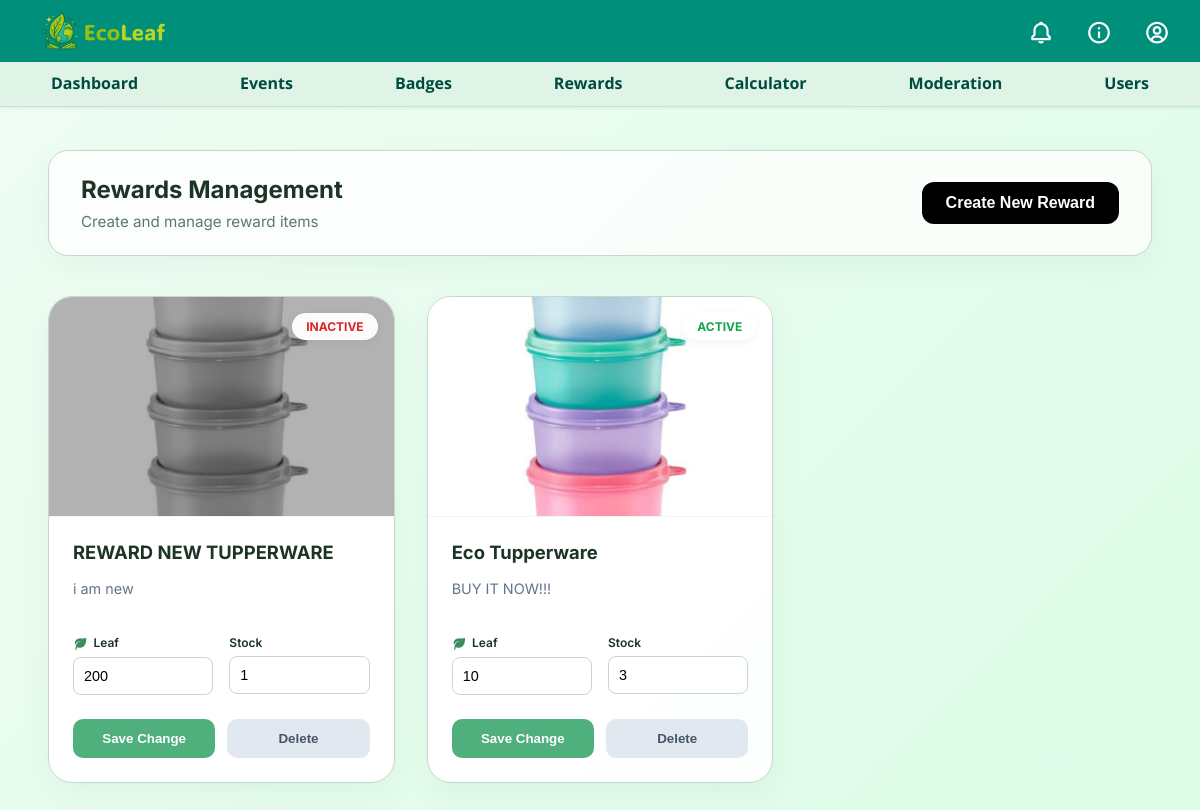
The app's page /admin/rewards_management.php (signed in) with its own data.
### tables this page shows
CREATE TABLE IF NOT EXISTS `rewarditem` (
  `rewardId` int NOT NULL AUTO_INCREMENT,
  `name` varchar(255) NOT NULL,
  `description` text NOT NULL,
  `pointsRequired` int NOT NULL,
  `quantity` int NOT NULL,
  `imageFile` varchar(100) NOT NULL,
  `status` varchar(20) NOT NULL,
  `adminId` int NOT NULL,
  PRIMARY KEY (`rewardId`),
  KEY `adminId` (`adminId`)
);

### admin/rewards_management.php (the view, shortened to what this page needs)
<?php
include_once("../topbar.php");
$sql = "SELECT * FROM rewarditem ORDER BY rewardId DESC";
$result = $conn->query($sql);
?>
<!DOCTYPE html>
<html lang="en">
<head>
    <link rel="stylesheet" href="../assets/css/dashboard.css">
    <link rel="stylesheet" href="../assets/css/reward.css">
    <link rel='stylesheet' href='https://unpkg.com/boxicons@2.1.4/css/boxicons.min.css'>
</head>
<body>
    <div class="dashboard-container">
        <div class="page-header-block">
            <div class="header-text">
                <h1>Rewards Management</h1>
                <p>Create and manage reward items</p>
            </div>
            <button class="btn-create" onclick="openModal()">Create New Reward</button>
        </div>
        <div class="rewards-grid">
            <?php if ($result && $result->num_rows > 0): ?>
            <?php while ($row = $result->fetch_assoc()): ?>
            <form class="reward-card" method="POST" action="../backend/reward_update.php" enctype="multipart/form-data">
                <div class="card-image-wrapper <?= $row['status'] === 'inactive' ? 'is-inactive' : '' ?>">
                    <span class="status-badge <?= $row['status'] === 'active' ? 'status-active' : 'status-inactive' ?>">
                        <?= ucfirst($row['status']) ?>
                    </span>
                    <?php if (!empty($row['imageFile'])): ?>
                    <img src="../admin/image/<?= htmlspecialchars($row['imageFile']) ?>" alt="Reward Image">
                    <?php else: ?>
                    <img src="../assets/image/EcoLeaf.png" alt="Default Reward">
                    <?php endif; ?>
                </div>
                <div class="card-content">
                    <h3 class="card-title"><?= htmlspecialchars($row['name']) ?></h3>
                    <p class="card-desc"><?= htmlspecialchars($row['description']) ?></p>
                    <div class="card-inputs-row">
                        <div class="input-group-small">
                            <label><i class="bx bxs-leaf"></i>Leaf</label>
                            <input type="number" name="pointsRequired" value="<?= $row['pointsRequired'] ?>">
                        </div>
                        <div class="input-group-small">
                            <label>Stock</label>
                            <input type="number" name="quantity" value="<?= $row['quantity'] ?>">
                        </div>
                    </div>
                    <div class="card-actions">
                        <button type="submit" name="action" value="update" class="btn-save-card">Save Change</button>
                        <button type="submit" name="action" value="delete" class="btn-delete-card"
                            onclick="return confirm('Delete this reward?');">Delete</button>
                    </div>
                </div>
            </form>
            <?php endwhile; ?>
            <?php else: ?>
            <p class="no-rewards">
                No rewards found.
            </p>
            <?php endif; ?>
        </div>
    </div>
</body>
</html>

### assets/css/topbarDesign.css (style rules this page uses)
* { margin: 0; padding: 0; box-sizing: border-box; }
body { background-color: #EFFDF4; }
i { text-align: center; font-size: 20px; padding: 0px; margin: 0px; transform: translateY(5px); }

### assets/css/dashboard.css (style rules this page uses)
:root { --leaf-50: #eef9f1; --leaf-100: #d6f0dc; --leaf-300: #9fd7b3; --leaf-500: #4faf7d; --leaf-600: #3d8b61; --leaf-700: #2f6d4a; --text-dark: #1d3326; --text-light: #5c7a67; --white-glass: rgba(255, 255, 255, 0.9); --shadow-card: 0 10px 30px rgba(33, 83, 55, 0.05); --shadow-hover: 0 15px 40px rgba(33, 83, 55, 0.1); font-family: "Inter", sans-serif; }
*, *::before, *::after { box-sizing: border-box; margin: 0; padding: 0; }
body { background: linear-gradient(135deg, #f0fdf4 0%, #dcfce7 100%); color: var(--text-dark); min-height: 100vh; padding-top: 110px; }
.dashboard-container { max-width: 1200px; margin: 0 auto; padding: 40px 24px; animation: fadeIn 0.6s ease-out; }

### assets/css/reward.css (style rules this page uses)
.dashboard-container { max-width: 100%; margin: 0 auto; padding: 40px 48px; box-sizing: border-box; }
.page-header-block { background: rgba(255, 255, 255, 0.8); border: 1px solid #c4d9c7; border-radius: 20px; padding: 24px 32px; display: flex; justify-content: space-between; align-items: center; margin-bottom: 40px; box-shadow: var(--shadow-card); }
.header-text h1 { font-size: 1.5rem; font-weight: 700; color: var(--text-dark); margin-bottom: 8px; }
.header-text p { color: var(--text-light); font-size: 0.95rem; }
.btn-create { background: #000000; color: #ffffff; border: none; padding: 12px 24px; border-radius: 12px; font-weight: 600; cursor: pointer; transition: all 0.3s ease; font-size: 1rem; }
.rewards-grid { display: grid; grid-template-columns: repeat(auto-fill, minmax(320px, 1fr)); gap: 32px; }
.reward-card { background: rgba(255, 255, 255, 0.95); border-radius: 24px; overflow: hidden; border: 1px solid #c4d9c7; box-shadow: var(--shadow-card); display: flex; flex-direction: column; transition: transform 0.2s; }
.card-image-wrapper { height: 220px; background: #f0fdf4; display: flex; align-items: center; justify-content: center; position: relative; border-bottom: 1px solid var(--leaf-50); }
.card-image-wrapper img { width: 100%; height: 100%; object-fit: cover; display: block; }
.card-image-wrapper.is-inactive { background: #f1f5f9; }
.card-image-wrapper.is-inactive img { filter: grayscale(100%) brightness(0.7); }
.status-badge { position: absolute; top: 16px; right: 16px; background: rgba(255, 255, 255, 0.95); padding: 6px 14px; border-radius: 20px; font-size: 0.75rem; font-weight: 700; text-transform: uppercase; box-shadow: 0 2px 10px rgba(0,0,0,0.05); z-index: 2; }
.status-active { color: #16a34a; }
.status-inactive { color: #dc2626; }
.card-content { padding: 24px; display: flex; flex-direction: column; gap: 16px; }
.card-title { font-size: 1.15rem; font-weight: 700; color: var(--text-dark); margin: 0; }
.card-desc { font-size: 0.9rem; color: #64748b; line-height: 1.4; height: 40px; overflow: hidden; }
.card-inputs-row { display: flex; gap: 16px; }
.input-group-small { flex: 1; display: flex; flex-direction: column; gap: 6px; }
.input-group-small label { font-size: 0.75rem; font-weight: 600; color: var(--text-dark); }
.input-group-small label i { margin-right: 6px; color: var(--leaf-600); font-size: 1.2em; vertical-align: middle; transform:translateY(0px); }
.input-group-small input { width: 100%; padding: 10px; border: 1px solid #c4d9c7; border-radius: 8px; font-size: 0.9rem; outline: none; background: white; transition: border-color 0.2s; }
.card-actions { display: flex; gap: 12px; margin-top: 8px; }
.btn-save-card { flex: 1; background: var(--leaf-500); color: white; border: none; padding: 12px; border-radius: 10px; font-weight: 600; cursor: pointer; transition: background 0.2s; }
.btn-delete-card { flex: 1; background: #e2e8f0; color: #475569; border: none; padding: 12px; border-radius: 10px; font-weight: 600; cursor: pointer; transition: all 0.2s; }

### records on screen
rewarditem: status "INACTIVE", imageFile (picture), name "REWARD NEW TUPPERWARE", description "i am new", pointsRequired "200", quantity "1"
rewarditem: status "ACTIVE", imageFile (picture), name "Eco Tupperware", description "BUY IT NOW!!!", pointsRequired "10", quantity "3"
